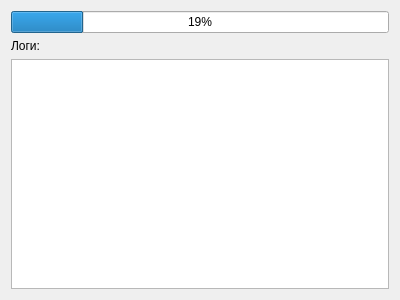
<?xml version="1.0" encoding="UTF-8"?>
<ui version="4.0">
 <class>ImportDialog</class>
 <widget class="QDialog" name="ImportDialog">
  <property name="geometry">
   <rect>
    <x>0</x>
    <y>0</y>
    <width>400</width>
    <height>300</height>
   </rect>
  </property>
  <property name="windowTitle">
   <string>Импорт файлов..</string>
  </property>
  <layout class="QGridLayout" name="gridLayout">
   <item row="0" column="0">
    <layout class="QVBoxLayout" name="verticalLayout">
     <item>
      <widget class="QProgressBar" name="importProgressBar">
       <property name="minimum">
        <number>1</number>
       </property>
       <property name="value">
        <number>20</number>
       </property>
      </widget>
     </item>
     <item>
      <widget class="QLabel" name="label">
       <property name="text">
        <string>Логи:</string>
       </property>
      </widget>
     </item>
     <item>
      <widget class="QTextEdit" name="logEdit"/>
     </item>
    </layout>
   </item>
  </layout>
 </widget>
 <resources/>
 <connections/>
</ui>
